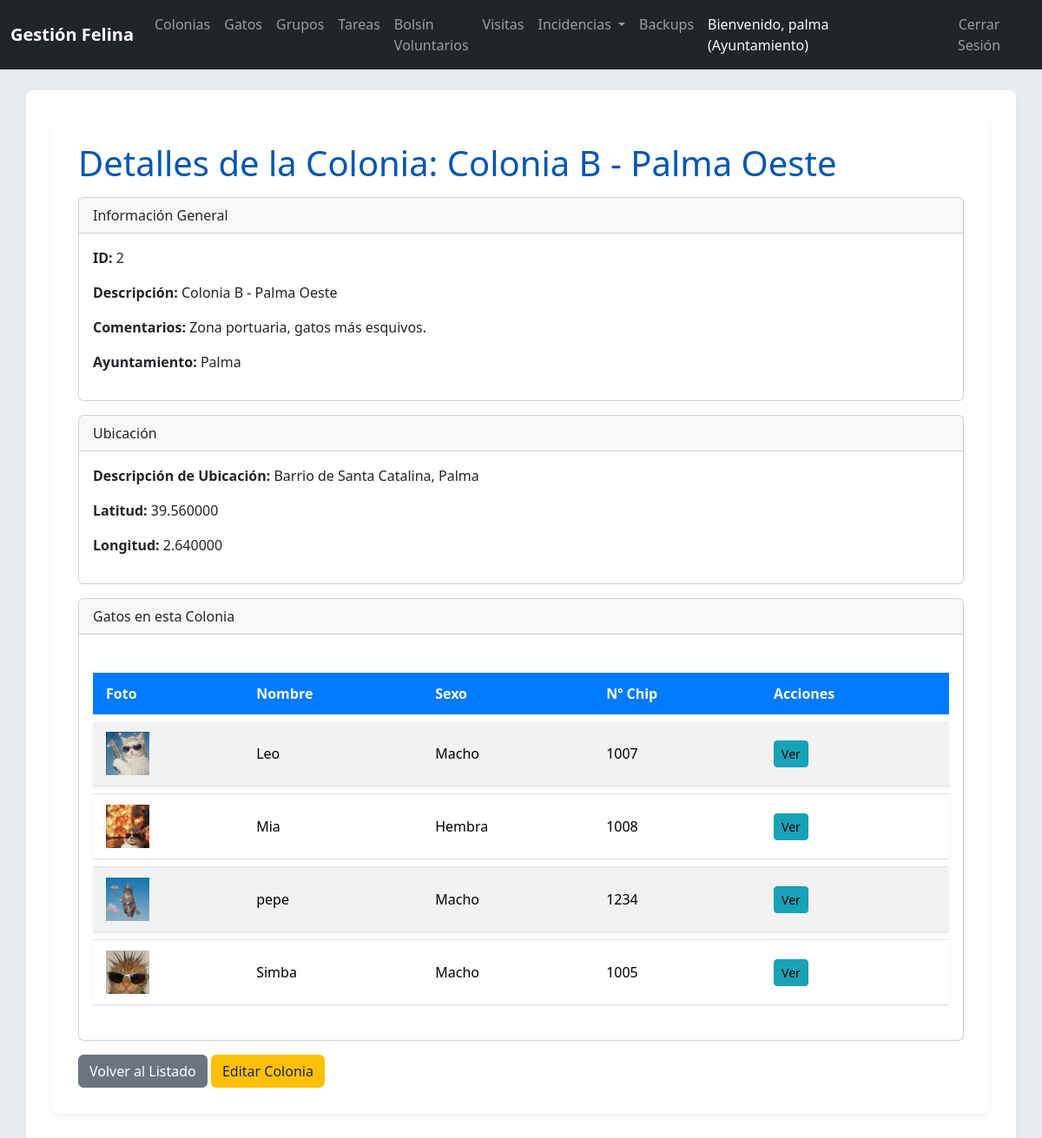
The page /index.php/colonias/show?id=2 (signed in) on the database its author committed.
### tables this page shows
CREATE TABLE `Colonia` (
  `idColonia` int(11) NOT NULL AUTO_INCREMENT,
  `descripcion` varchar(255) NOT NULL,
  `comentarios` text DEFAULT NULL,
  `idUbicacion` int(11) NOT NULL,
  `idAyuntamiento` int(11) NOT NULL,
  PRIMARY KEY (`idColonia`),
  KEY `idUbicacion` (`idUbicacion`),
  KEY `idAyuntamiento` (`idAyuntamiento`),
  CONSTRAINT `Colonia_ibfk_1` FOREIGN KEY (`idUbicacion`) REFERENCES `Ubicacion` (`idUbicacion`) ON DELETE CASCADE,
  CONSTRAINT `Colonia_ibfk_2` FOREIGN KEY (`idAyuntamiento`) REFERENCES `Ayuntamiento` (`idAyuntamiento`) ON DELETE CASCADE
);

CREATE TABLE `Ayuntamiento` (
  `idAyuntamiento` int(11) NOT NULL AUTO_INCREMENT,
  `nombreLocalidad` varchar(70) NOT NULL,
  `usuario` varchar(50) NOT NULL,
  `contrasenya` varchar(255) NOT NULL,
  `idProvincia` int(11) NOT NULL,
  PRIMARY KEY (`idAyuntamiento`),
  UNIQUE KEY `usuario` (`usuario`),
  KEY `idProvincia` (`idProvincia`),
  CONSTRAINT `Ayuntamiento_ibfk_1` FOREIGN KEY (`idProvincia`) REFERENCES `Provincia` (`idProvincia`) ON DELETE CASCADE
);

CREATE TABLE `Ubicacion` (
  `idUbicacion` int(11) NOT NULL AUTO_INCREMENT,
  `textoDescriptivo` text NOT NULL,
  `idCoordenada` int(11) NOT NULL,
  PRIMARY KEY (`idUbicacion`),
  KEY `idCoordenada` (`idCoordenada`),
  CONSTRAINT `Ubicacion_ibfk_1` FOREIGN KEY (`idCoordenada`) REFERENCES `Coordenada` (`idCoordenada`) ON DELETE CASCADE
);

CREATE TABLE `Coordenada` (
  `idCoordenada` int(11) NOT NULL AUTO_INCREMENT,
  `latitud` decimal(9,6) NOT NULL,
  `longitud` decimal(9,6) NOT NULL,
  PRIMARY KEY (`idCoordenada`)
);

CREATE TABLE `Gato` (
  `idGato` int(11) NOT NULL AUTO_INCREMENT,
  `nombre` varchar(30) DEFAULT NULL,
  `descripcionAspecto` text DEFAULT NULL,
  `numeroChip` varchar(15) DEFAULT NULL,
  `foto` varchar(255) DEFAULT NULL,
  `idSexo` int(11) NOT NULL,
  PRIMARY KEY (`idGato`),
  UNIQUE KEY `numeroChip` (`numeroChip`),
  KEY `idSexo` (`idSexo`),
  CONSTRAINT `Gato_ibfk_1` FOREIGN KEY (`idSexo`) REFERENCES `Sexo` (`idSexo`) ON DELETE CASCADE
);

CREATE TABLE `Sexo` (
  `idSexo` int(11) NOT NULL AUTO_INCREMENT,
  `sexo` varchar(30) NOT NULL,
  PRIMARY KEY (`idSexo`)
);

### config/database.php (called while the page is built, shortened)
<?php
class Database {
    private static $host = 'localhost';
    private static $db_name = 'gatos_mallorca';
    private static $username = 'root';
    private static $password = '';
    private static $conn;
    public static function getConnection() {
        if (self::$conn === null) {
            try {
                self::$conn = new PDO("mysql:host=" . self::$host . ";dbname=" . self::$db_name, self::$username, self::$password);
                self::$conn->setAttribute(PDO::ATTR_ERRMODE, PDO::ERRMODE_EXCEPTION);
                self::$conn->exec("set names utf8");
            } catch(PDOException $exception) {
                echo "Error de conexión a la base de datos: " . $exception->getMessage();
                exit();
            }
        }
        return self::$conn;
    }
}
?>

### models/Colonia.php (called while the page is built, shortened)
<?php
class Colonia extends BaseModel {
    public function getByIdWithDetails($id) {
        $query = "
            SELECT
                c.idColonia,
                c.descripcion,
                c.comentarios,
                u.textoDescriptivo AS ubicacion_descripcion,
                coord.latitud,
                coord.longitud,
                a.nombreLocalidad AS ayuntamiento_nombre,
                c.idUbicacion,
                u.idCoordenada,
                c.idAyuntamiento
            FROM
                Colonia c
            JOIN
                Ubicacion u ON c.idUbicacion = u.idUbicacion
            JOIN
                Coordenada coord ON u.idCoordenada = coord.idCoordenada
            JOIN
                Ayuntamiento a ON c.idAyuntamiento = a.idAyuntamiento
            WHERE
                c.idColonia = :id
            LIMIT 0,1
        ";
        return $this->executeQuery($query, [':id' => $id], false);
    }
}

### models/BaseModel.php (called while the page is built, shortened)
<?php
class BaseModel {
    protected $conn;
    public function __construct() {
        $this->conn = Database::getConnection();
    }
    protected function executeQuery($query, $params = [], $fetch_all = true) {
        $stmt = $this->conn->prepare($query);
        foreach ($params as $key => $value) {
            $stmt->bindValue($key, $value);
        }
        $stmt->execute();
        if ($fetch_all) {
            return $stmt->fetchAll(PDO::FETCH_OBJ);
        }
        return $stmt->fetch(PDO::FETCH_OBJ);
    }
}
?>

### models/Gato.php (called while the page is built, shortened)
<?php
class Gato extends BaseModel {
    public function findByColoniaId($colonia_id) {
        $query = "
            SELECT
                g.idGato,
                g.nombre,
                g.numeroChip,
                g.foto,
                s.sexo
            FROM
                Gato g
            JOIN
                Sexo s ON g.idSexo = s.idSexo
            JOIN
                Estancia e ON g.idGato = e.idGato
            WHERE
                e.idColonia = :colonia_id AND e.fechaFin IS NULL
            ORDER BY
                g.nombre ASC
        ";
        return $this->executeQuery($query, [':colonia_id' => $colonia_id]);
    }
}

### views/colonias/show.php (the view)
<?php require_once __DIR__ . '/../partials/header.php'; ?>
<div class="container">
    <h1>Detalles de la Colonia: <?php echo htmlspecialchars($colonia->descripcion); ?></h1>
    <div class="card mb-3">
        <div class="card-header">
            Información General
        </div>
        <div class="card-body">
            <p><strong>ID:</strong> <?php echo htmlspecialchars($colonia->idColonia); ?></p>
            <p><strong>Descripción:</strong> <?php echo htmlspecialchars($colonia->descripcion); ?></p>
            <p><strong>Comentarios:</strong> <?php echo htmlspecialchars($colonia->comentarios); ?></p>
            <p><strong>Ayuntamiento:</strong> <?php echo htmlspecialchars($colonia->ayuntamiento_nombre); ?></p>
        </div>
    </div>
    <div class="card mb-3">
        <div class="card-header">
            Ubicación
        </div>
        <div class="card-body">
            <p><strong>Descripción de Ubicación:</strong> <?php echo htmlspecialchars($colonia->ubicacion_descripcion); ?></p>
            <p><strong>Latitud:</strong> <?php echo htmlspecialchars($colonia->latitud); ?></p>
            <p><strong>Longitud:</strong> <?php echo htmlspecialchars($colonia->longitud); ?></p>
        </div>
    </div>
    <div class="card mb-3">
        <div class="card-header">
            Gatos en esta Colonia
        </div>
        <div class="card-body">
            <?php if (!empty($gatos)): ?>
                <table class="table table-striped">
                    <thead>
                        <tr>
                            <th>Foto</th>
                            <th>Nombre</th>
                            <th>Sexo</th>
                            <th>Nº Chip</th>
                            <th>Acciones</th>
                        </tr>
                    </thead>
                    <tbody>
                        <?php foreach ($gatos as $gato): ?>
                            <tr>
                                <td>
                                    <img src="<?php echo url('public/uploads/gatos/' . (!empty($gato->foto) ? htmlspecialchars($gato->foto) : 'default_cat.png')); ?>" alt="Foto de <?php echo htmlspecialchars($gato->nombre); ?>" style="width: 50px; height: 50px; object-fit: cover;">
                                </td>
                                <td><?php echo htmlspecialchars($gato->nombre); ?></td>
                                <td><?php echo htmlspecialchars($gato->sexo); ?></td>
                                <td><?php echo htmlspecialchars($gato->numeroChip ?: 'N/A'); ?></td>
                                <td>
                                    <a href="<?php echo url('gatos/show?id=' . htmlspecialchars($gato->idGato)); ?>" class="btn btn-info btn-sm">Ver</a>
                                </td>
                            </tr>
                        <?php endforeach; ?>
                    </tbody>
                </table>
            <?php else: ?>
                <p>No hay gatos registrados en esta colonia actualmente.</p>
            <?php endif; ?>
        </div>
    </div>
    <a href="<?php echo url('colonias'); ?>" class="btn btn-secondary">Volver al Listado</a>
    <a href="<?php echo url('colonias/edit?id=' . htmlspecialchars($colonia->idColonia)); ?>" class="btn btn-warning">Editar Colonia</a>
</div>
<?php require_once __DIR__ . '/../partials/footer.php'; ?>

### public/css/style.css (style rules this page uses)
body { font-family: 'Segoe UI', Tahoma, Geneva, Verdana, sans-serif; background-color: #e9ecef; color: #343a40; }
.container { background-color: #ffffff; padding: 30px; border-radius: 8px; box-shadow: 0 4px 8px rgba(0,0,0,0.05); margin-bottom: 30px; }
h1, h2, h3, h4, h5, h6 { color: #0056b3; margin-bottom: 15px; }
.btn-warning { background-color: #ffc107; border-color: #ffc107; color: #212529; }
.btn-info { background-color: #17a2b8; border-color: #17a2b8; }
.table { margin-top: 20px; border-collapse: separate; border-spacing: 0 8px; }
.table thead th { background-color: #007bff; color: white; border: none; padding: 12px 15px; }
.table tbody tr { background-color: #f8f9fa; border-radius: 5px; box-shadow: 0 2px 4px rgba(0,0,0,0.05); transition: all 0.2s ease-in-out; }
.table tbody td { padding: 12px 15px; vertical-align: middle; border-top: 1px solid #dee2e6; }
.table tbody tr:first-child td { border-top: none; }

### rows shown on the page
colonia: descripcion "Colonia B - Palma Oeste", idColonia "2", comentarios "Zona portuaria, gatos más esquivos.", idAyuntamiento.nombreLocalidad "Palma", idUbicacion.textoDescriptivo "Barrio de Santa Catalina, Palma", coordenada.latitud "39.560000", coordenada.longitud "2.640000"
gato: foto (picture), nombre "Leo", idSexo.sexo "Macho", numeroChip "1007"
gato: foto (picture), nombre "Mia", idSexo.sexo "Hembra", numeroChip "1008"
gato: foto (picture), nombre "pepe", idSexo.sexo "Macho", numeroChip "1234"
gato: foto (picture), nombre "Simba", idSexo.sexo "Macho", numeroChip "1005"

### other values the page prints
$_SESSION['username'] "palma"
$_SESSION['user_type'] "Ayuntamiento"
